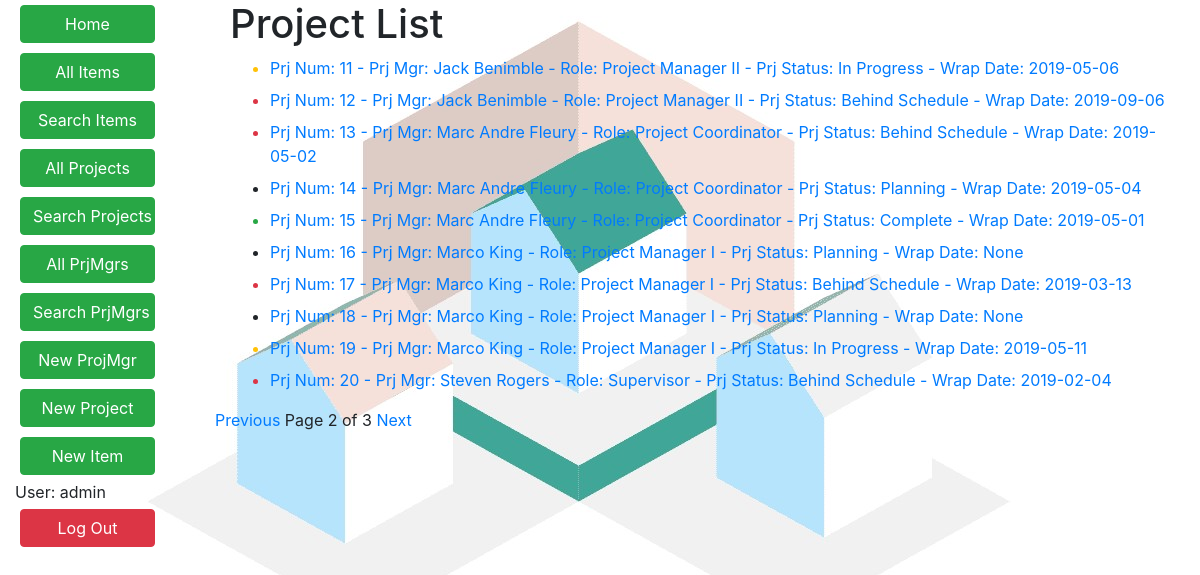
Page /resreq/projects/?page=2 (signed in) on the committed database.
### resreq/models.py (models this page shows, shortened)
class Project(models.Model):
    prj_num = models.AutoField(primary_key=True)
    prj_mgr = models.ForeignKey('PrjMgr', related_name='projects', on_delete=models.SET_NULL, null=True, blank=True)
    summary = models.TextField(max_length=1000, help_text="Enter project description", null=True, blank=True)
    date_created = models.DateField(auto_now=True)
    completion_date = models.DateField(null=True, blank=True)
    history = HistoricalRecords()
    PROJECT_STATUS = (
        ('Behind Schedule', 'Behind Schedule'),
        ('Complete', 'Complete'),
        ('In Progress', 'In Progress'),
        ('Scheduled', 'Scheduled'),
        ('Planning', 'Planning'),
    )
    prj_status = models.TextField(
        max_length=12,
        choices=PROJECT_STATUS,
        default='Planning'
    )
    def get_absolute_url(self):
        return reverse('project-detail', args=[str(self.prj_num)])
    def __str__(self):
        return 'Prj Num: {0} -  Prj Mgr: {1} - Prj Status: {2} - Wrap Date: {3}' \
            .format(self.prj_num,
                    self.prj_mgr,
                    self.prj_status,
                    self.completion_date,
                    )

class PrjMgr(models.Model):
    first_name = models.CharField(max_length=100)
    last_name = models.CharField(max_length=100)
    emp_num = models.AutoField(primary_key=True)
    date_of_birth = models.DateField(null=True, blank=True)
    date_joined = models.DateField('joined', null=True, blank=True)
    history = HistoricalRecords()
    PRJMGR_ROLE = (
        ('Project Manager I', 'Project Manager I'),
        ('Project Manager II', 'Project Manager II'),
        ('Project Manager III', 'Project Manager III'),
        ('Project Planner', 'Project Planner'),
        ('Project Coordinator', 'Project Coordinator'),
        ('Supervisor', 'Supervisor'),
    )
    role = models.CharField(
        max_length=25,
        choices=PRJMGR_ROLE, default='Project Manager I'
    )
    class Meta:
        ordering = ['last_name', 'first_name']
    def __str__(self):
        return '{0} {1} - Role: {2} '.format(self.first_name, self.last_name, self.role, self.emp_num)

### resreq/views.py (the view)
# urls.py: path('projects/', views.ProjectListView.as_view(), name='projects'),
class ProjectListView(LoginRequiredMixin, generic.ListView):
    model = Project
    paginate_by = 10

### resreq/templates/resreq/project_list.html (shortened to what this page needs)
<!DOCTYPE html>
{% extends "base_generic.html" %}
{% load crispy_forms_filters %}
{% block content %}
    <div class="container">
        <h1>Project List</h1>
        <ul>
            {% for prj in project_list %}
                <li class="{% if prj.prj_status == 'Behind Schedule' %}text-danger
                    {% elif prj.prj_status == 'Complete' %}text-success
                    {% elif prj.prj_status == 'In Progress' %}text-warning
                    {% endif %}">
                    <a href="{{ prj.get_absolute_url }}">{{ prj }}</a>
                </li>
            {% endfor %}
        </ul>
    </div>
{% endblock %}

### resreq/templates/base_generic.html (shortened to what this page needs)
{% load crispy_forms_tags %}
<!DOCTYPE html>
<html lang="en">
<head>
    <link rel="stylesheet" href="https://stackpath.bootstrapcdn.com/bootstrap/4.1.3/css/bootstrap.min.css"
>
    {% load static %}
    <link rel="stylesheet" href="{% static 'css/styles.css' %}">
</head>
<body>
<div class="container-fluid"  >
    <div class="row justify-content-center">
        <div class="col-sm-2">
            {% block sidebar %}
                <ul class="sidebar-nav" >
                    {% if user.is_authenticated %}
                        <form action="{% url 'index' %}">
                            <button type="submit" class="btn btn-success custom">Home</button>
                        </form>
                        <form action="{% url 'items' %}">
                            <button type="submit" class="btn btn-success custom">All Items</button>
                        </form>
                        <form action="{% url 'item-search' %}">
                            <button type="submit" class="btn btn-success custom">Search Items</button>
                        </form>
                        <form action="{% url 'projects' %}">
                            <button type="submit" class="btn btn-success custom">All Projects</button>
                        </form>
                        <form action="{% url 'project-search' %}">
                            <button type="submit" class="btn btn-success custom">Search Projects</button>
                        </form>
                        <form action="{% url 'prjmgrs' %}">
                            <button type="submit" class="btn btn-success custom">All PrjMgrs</button>
                        </form>
                        <form action="{% url 'prjmgr-search' %}">
                            <button type="submit" class="btn btn-success custom">Search PrjMgrs</button>
                        </form>
                    {% endif %}
                    {% if user.is_staff %}
                        <form action="{% url 'prjmgr-create' %}">
                            <button type="submit" class="btn btn-success custom">New ProjMgr</button>
                        </form>
                        <form action="{% url 'project-create' %}">
                            <button type="submit" class="btn btn-success custom">New Project</button>
                        </form>
                        <form action="{% url 'item-create' %}">
                            <button type="submit" class="btn btn-success custom">New Item</button>
                        </form>
                    {% endif %}
                    {% if user.is_authenticated %}
                        <li>User: {{ user.get_username }}</li>
                        <form action="{% url 'logout' %}?next={% url 'logout' %}">
                            <button type="submit" class="btn btn-danger custom">Log Out</button>
                        </form>
                    {% endif %}
                </ul>
            {% endblock %}
        </div>
        <div class="col-sm-10 ">{% block content %}{% endblock %}
            {% block pagination %}
                {% if is_paginated %}
                    <div class="pagination">
                        <span class="page-links">
                            {% if page_obj.has_previous %}
                                <a href="{{ request.path }}?page={{ page_obj.previous_page_number }}">Previous</a>
                            {% endif %}
                            <span class="page-current">
                                Page {{ page_obj.number }} of {{ page_obj.paginator.num_pages }}
                            </span>
                            {% if page_obj.has_next %}
                                <a href="{{ request.path }}?page={{ page_obj.next_page_number }}">   Next</a>
                            {% endif %}
                        </span>
                    </div>
                {% endif %}
            {% endblock %}
        </div>
    </div>
</div>
</body>
</html>

### resreq/static/css/styles.css (style rules this page uses)
.sidebar-nav { padding: 0; list-style: none; }
.btn { margin: 5px; }
.custom { width: 135px; }
body, html { height: 100%; background-image: url(/static/onlylogo.jpg); }

### rows in the picture
Project: prj_num+prj_mgr+prj_status "Prj Num: 11 - Prj Mgr: Jack Benimble - Role: Project Manager II - Prj Status: In Progress - Wrap Date: 2019-05-06"
Project: prj_num+prj_mgr+prj_status "Prj Num: 12 - Prj Mgr: Jack Benimble - Role: Project Manager II - Prj Status: Behind Schedule - Wrap Date: 2019-09-06"
Project: prj_num+prj_mgr+prj_status "Prj Num: 13 - Prj Mgr: Marc Andre Fleury - Role: Project Coordinator - Prj Status: Behind Schedule - Wrap Date: 2019-05-02"
Project: prj_num+prj_mgr+prj_status "Prj Num: 14 - Prj Mgr: Marc Andre Fleury - Role: Project Coordinator - Prj Status: Planning - Wrap Date: 2019-05-04"
Project: prj_num+prj_mgr+prj_status "Prj Num: 15 - Prj Mgr: Marc Andre Fleury - Role: Project Coordinator - Prj Status: Complete - Wrap Date: 2019-05-01"
Project: prj_num+prj_mgr+prj_status "Prj Num: 16 - Prj Mgr: Marco King - Role: Project Manager I - Prj Status: Planning - Wrap Date: None"
Project: prj_num+prj_mgr+prj_status "Prj Num: 17 - Prj Mgr: Marco King - Role: Project Manager I - Prj Status: Behind Schedule - Wrap Date: 2019-03-13"
Project: prj_num+prj_mgr+prj_status "Prj Num: 18 - Prj Mgr: Marco King - Role: Project Manager I - Prj Status: Planning - Wrap Date: None"
Project: prj_num+prj_mgr+prj_status "Prj Num: 19 - Prj Mgr: Marco King - Role: Project Manager I - Prj Status: In Progress - Wrap Date: 2019-05-11"
Project: prj_num+prj_mgr+prj_status "Prj Num: 20 - Prj Mgr: Steven Rogers - Role: Supervisor - Prj Status: Behind Schedule - Wrap Date: 2019-02-04"

### other values in the picture
{{ user.get_username }} "admin"
{{ page_obj.number }} "2"
{{ page_obj.paginator.num_pages }} "3"
